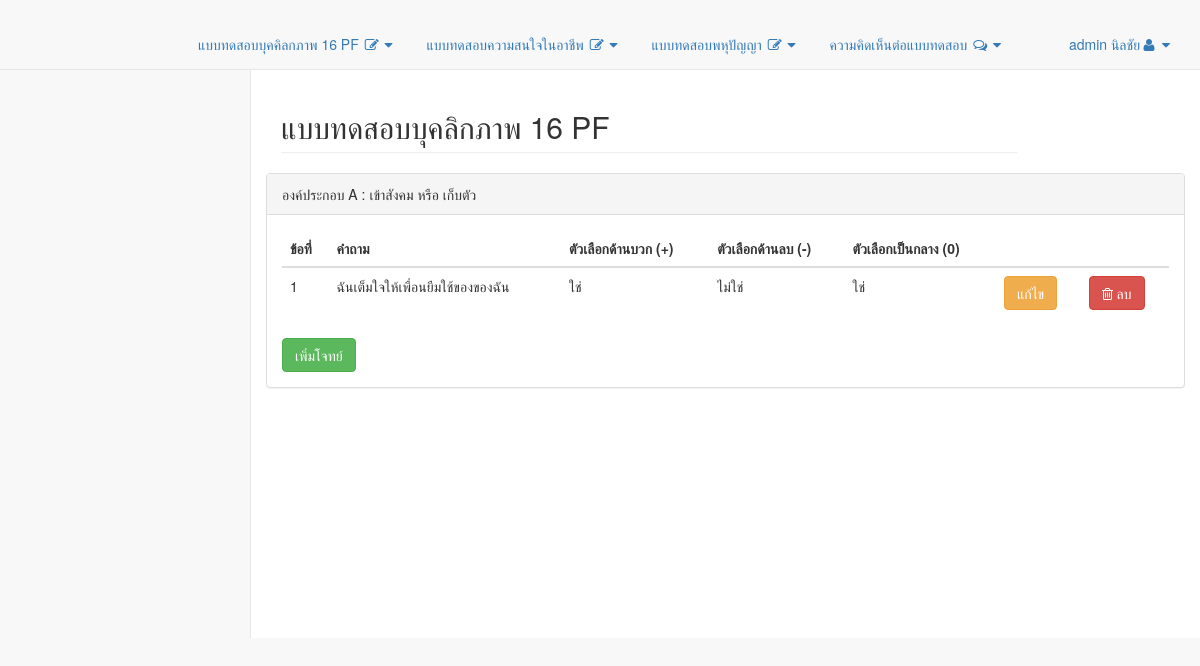
/pages/index.php (signed in), run on the app's committed database.
### tables this page shows
CREATE TABLE `question_16pf` (
  `q_16pf_id` int(11) NOT NULL,
  `question` text NOT NULL,
  `choice1` text NOT NULL,
  `choice2` text NOT NULL,
  `choice3` text NOT NULL,
  `pers_type` varchar(2) NOT NULL,
  `positive` text NOT NULL,
  `negative` text NOT NULL
);

### Model/16pf.php (called while the page is built, shortened)
<?php
    class Question16PF
    {
        public function sertQuestion16PF($group){
                include("ConnectDatabase.php");
                $sql_sert = "SELECT `q_16pf_id`, `question`, `choice1`, `choice2`, `choice3`, `pers_type`, `Positive`, `negative` FROM `question_16pf` WHERE `pers_type`='$group'";
                $result = $dbconnect->query($sql_sert);
                return $result;
        }
    }
?>

### pages/index.php (the view, shortened to what this page needs)
<?php
    require("../Model/16pf.php");
    $Q16pf = new Question16PF();
    $a="A";
    $ap="เข้าสังคม";
    $an="เก็บตัว";
    $Q16pfInfo = $Q16pf->sertQuestion16PF($a);
?>
<!DOCTYPE html>
<html lang="en">
<head>
    <?php include("header.php"); ?>
</head>
<body>
    <div id="wrapper">
        <?php include("menu.php"); ?>
        <div id="page-wrapper">
            <div class="row">
                <div class="col-lg-10">
                    <h2 class="page-header">แบบทดสอบบุคลิกภาพ 16 PF</h2>
                </div>
                <div class="row">
                <div class="col-lg-12">
                    <div class="panel panel-default">
                        <div class="panel-heading">
                            องค์ประกอบ <?=$a?> : <?=$ap?> หรือ <?=$an?>
                        </div>
                        <div class="panel-body">
                            <div class="table-responsive">
                                <table class="table table-hover">
                                    <thead>
                                        <tr>
                                            <th>ข้อที่</th>
                                            <th>คำถาม</th>
                                            <th>ตัวเลือกด้านบวก (+)</th>
                                            <th>ตัวเลือกด้านลบ (-)</th>
                                            <th>ตัวเลือกเป็นกลาง (0)</th>
                                            <th></th>
                                            <th></th>
                                        </tr>
                                    </thead>
                                    <tbody>
                                    <?php
                                        if($Q16pfInfo->num_rows > 0){
                                            $n=1;
                                            while($ListQ16pf = $Q16pfInfo->fetch_assoc()){
                                    ?>
                                        <tr>
                                            <td><?=$n?></td>
                                            <td><?=$ListQ16pf['question']?></td>
                                            <td><?=$ListQ16pf['choice1']?></td>
                                            <td><?=$ListQ16pf['choice2']?></td>
                                            <td><?=$ListQ16pf['choice3']?></td>
                                            <td>
                                                <form action = "16pf_edit_page1.php?codeA=<?=$a?>&codeP=<?=$ap?>&codeN=<?=$an?>&q=<?=$ListQ16pf['question']?>&c1=<?=$ListQ16pf['choice1']?>&c2=<?=$ListQ16pf['choice2']?>&c3=<?=$ListQ16pf['choice1']?>&code=<?=$ListQ16pf['q_16pf_id']?>" method="post">
                                                    <button type="submit" class="btn btn-warning">แก้ไข</button>
                                                </form>
                                            </td>
                                            <td>
                                                <form action = "../Controll/16pf_delete_controll1.php?grob=<?=$a?>&code=<?=$ListQ16pf['q_16pf_id']?>" method="post">
                                                    <button type="submit" class="btn btn-danger" name="key" ><i class="fa fa-trash-o"> ลบ</i></button>
                                                </form>
                                            </td>
                                        </tr>
                                    <?php
                                            }
                                        }
                                    ?>
                                    </tbody>
                                </table>
                                <a href="16pf_insert_page1.php?codeA=<?=$a?>&codeP=<?=$ap?>&codeN=<?=$an?>" class="btn btn-success">เพิ่มโจทย์</a>
                            </div>
                        </div>
                    </div>
                </div>
            </div>
        </div>
    </div>
</body>
</html>

### data on the page
question_16pf: question "ฉันเต็มใจให้เพื่อนยืมใช้ของของฉัน", choice1 "ใช่", choice2 "ไม่ใช่", choice3 "ใช่"

### other printed values
$Admin['firstname'] "admin"
$Admin['lastname'] "นิลชัย"
$a "A"
$ap "เข้าสังคม"
$an "เก็บตัว"
